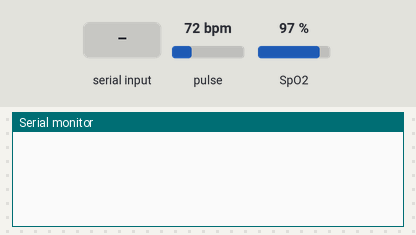
Simulated run of this sketch. Board: Arduino Uno, built with avr-gcc and run on an emulated ATmega328P. On the bench: the last lines printed to the serial monitor. The test bench sets the inputs (shaded band); at power-on: pulse 72 bpm, SpO2 97 %.

Above: at 1.2 s.
1.3 s: "1" received over the second serial link
At 2.0 s:
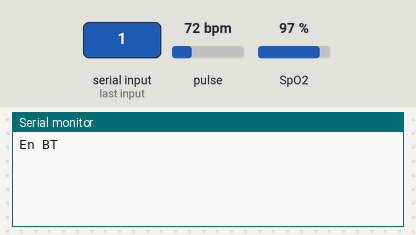
2.8 s: "0" received over the second serial link
At 3.7 s:
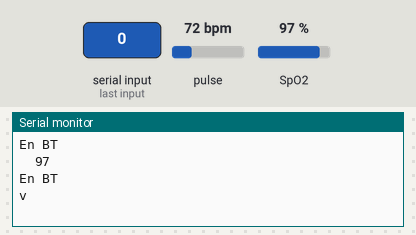

Measured:
- after the input at 1.3 s, the serial monitor: prints a new line at once (image 1)
- after the input at 2.8 s, the serial monitor: prints a new line after 0.54 s (image 2)

The sketch:

OXIMETRO_PRUEBA.ino
```cpp
#include <TimerOne.h>
#include <Wire.h>
#include "MAX30105.h"
#include <SoftwareSerial.h>
#include "spo2_algorithm.h"
// declaracion de variables
bool is_sending = false;
byte valSPO2;
int cont = 0;
int i;
int RecData;
volatile int flgTx = 0;
//Definicion MAX30102------------------------------------------------------
MAX30105 particleSensor;
#define MAX_BRIGHTNESS 255
#if defined(__AVR_ATmega328P__) || defined(__AVR_ATmega168__)
//Arduino Uno doesn't have enough SRAM to store 100 samples of IR led data and red led data in 32-bit form
//To solve this problem, 16-bit MSB of the sampled data will be truncated. Samples become 16-bit data.
uint16_t irBuffer[100]; //infrared LED sensor data
uint16_t redBuffer[100]; //red LED sensor data
#else
uint32_t irBuffer[100]; //infrared LED sensor data
uint32_t redBuffer[100]; //red LED sensor data
#endif
int32_t bufferLength = 100; //data length
int32_t spo2; //SPO2 value
int8_t validSPO2; //indicator to show if the SPO2 calculation is valid
int32_t heartRate; //heart rate value
int8_t validHeartRate; //indicator to show if the heart rate calculation is valid
//byte pulseLED = 11; //Must be on PWM pin
//byte readLED = 13; //Blinks with each data read
//Fin definicion MAX30102--------------------------------------------------
SoftwareSerial BT1(10,11);

void setup() {
  BT1.begin(9600);
  Serial.begin(115200); //Serial que usa el modulo Bluetooth
  // configuracion sensor SPO2----------------------------------------------------------------------------
  particleSensor.begin(Wire, I2C_SPEED_FAST); //Use default I2C port, 400kHz speed
  byte ledBrightness = 60; //Options: 0=Off to 255=50mA
  byte sampleAverage = 2; //Options: 1, 2, 4, 8, 16, 32 // En 1
  byte ledMode = 2; //Options: 1 = Red only, 2 = Red + IR, 3 = Red + IR + Green
  byte sampleRate = 100; //Options: 50, 100, 200, 400, 800, 1000, 1600, 3200 // En 1000
  int pulseWidth = 411; //Options: 69, 118, 215, 411 / En 69
  int adcRange = 4096; //Options: 2048, 4096, 8192, 16384 / En 2048
  particleSensor.setup(ledBrightness, sampleAverage, ledMode, sampleRate, pulseWidth, adcRange);
  //------------------------------------------------------------------------------------------------------
}
// funcion toma de datos principal


void loop() {
  if (BT1.available()>0) {
    Serial.println("En BT");
    // Comprobamos si ha llegado algún dato
    RecData = BT1.read(); // Se lee el dato recibido
    Serial.print("BT send: "+ RecData);
    if (RecData == 49) { // Si el dato recibido es 170 se realiza la medida
      is_sending = true;
    }
    else {
      //Timer1.stop();
    }
  }
  if(is_sending){
    for (byte i = 0 ; i < bufferLength ; i++)
    {
      while (particleSensor.available() == false) //do we have new data?
        particleSensor.check(); //Check the sensor for new data

      redBuffer[i] = particleSensor.getRed();
      irBuffer[i] = particleSensor.getIR();
      particleSensor.nextSample(); //We're finished with this sample so move to next sample

    }
    //calculate heart rate and SpO2
    maxim_heart_rate_and_oxygen_saturation(irBuffer, bufferLength, redBuffer, &spo2, &validSPO2, &heartRate, &validHeartRate);
    //After gathering 25 new samples recalculate HR and SP02
    //Final toma de datos de SPO2---------------------------------------------------------------------
    if (validSPO2 == 1) {
      valSPO2 = spo2;
    } else {
      valSPO2 = 0;
    }
  }
  if(is_sending){
    Serial.println(valSPO2);
    BT1.print(valSPO2);
    BT1.print(";");
    is_sending = false;
  }
  delay(20);
//envio de datos a traves del puerto serie bluetooth
}
```
